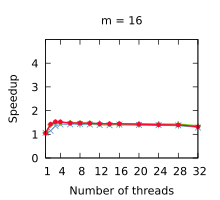

Source code (gnuplot):
set title "m = 16"
set terminal pdf size 2.2,2.0
set output "./results/Scans_n___4,194,304,_m___16.pdf"
set key off
set xrange [1:32]
set xtics (1, 4, 8, 12, 16, 20, 24, 28, 32)
set xlabel "Number of threads"
set yrange [0:5]
set ytics (0, 1, 2, 3, 4)
set ylabel "Speedup"
plot './results/Scans_n___4,194,304,_m___16.dat' using 1:2 title "Outer parallelism" pointsize 0.7 lw 1 pt 1 linecolor rgb "#24A793" with linespoints, \
  './results/Scans_n___4,194,304,_m___16.dat' using 1:3 title "Inner parallelism" pointsize 0.7 lw 1 pt 2 linecolor rgb "#5287C6" with linespoints, \
  './results/Scans_n___4,194,304,_m___16.dat' using 1:4 title "Multi-atomics 64" pointsize 0.7 lw 2 pt 1 linecolor rgb "#64D000" with linespoints, \
  './results/Scans_n___4,194,304,_m___16.dat' using 1:5 title "WorkAssisting" pointsize 0.4 lw 2 pt 7 linecolor rgb "#F40A35" with linespoints
